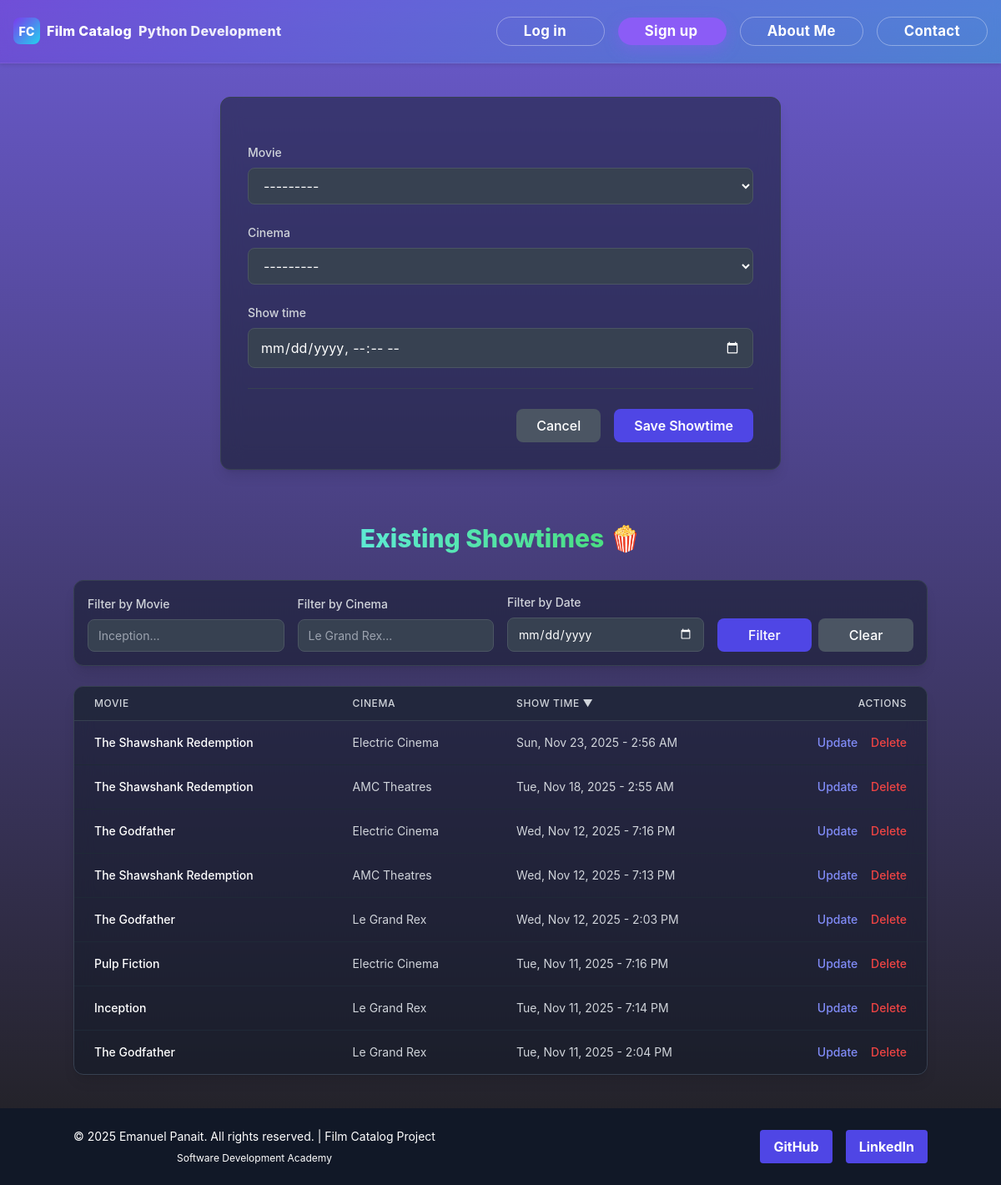
The app's page /showtime_create/, older data.
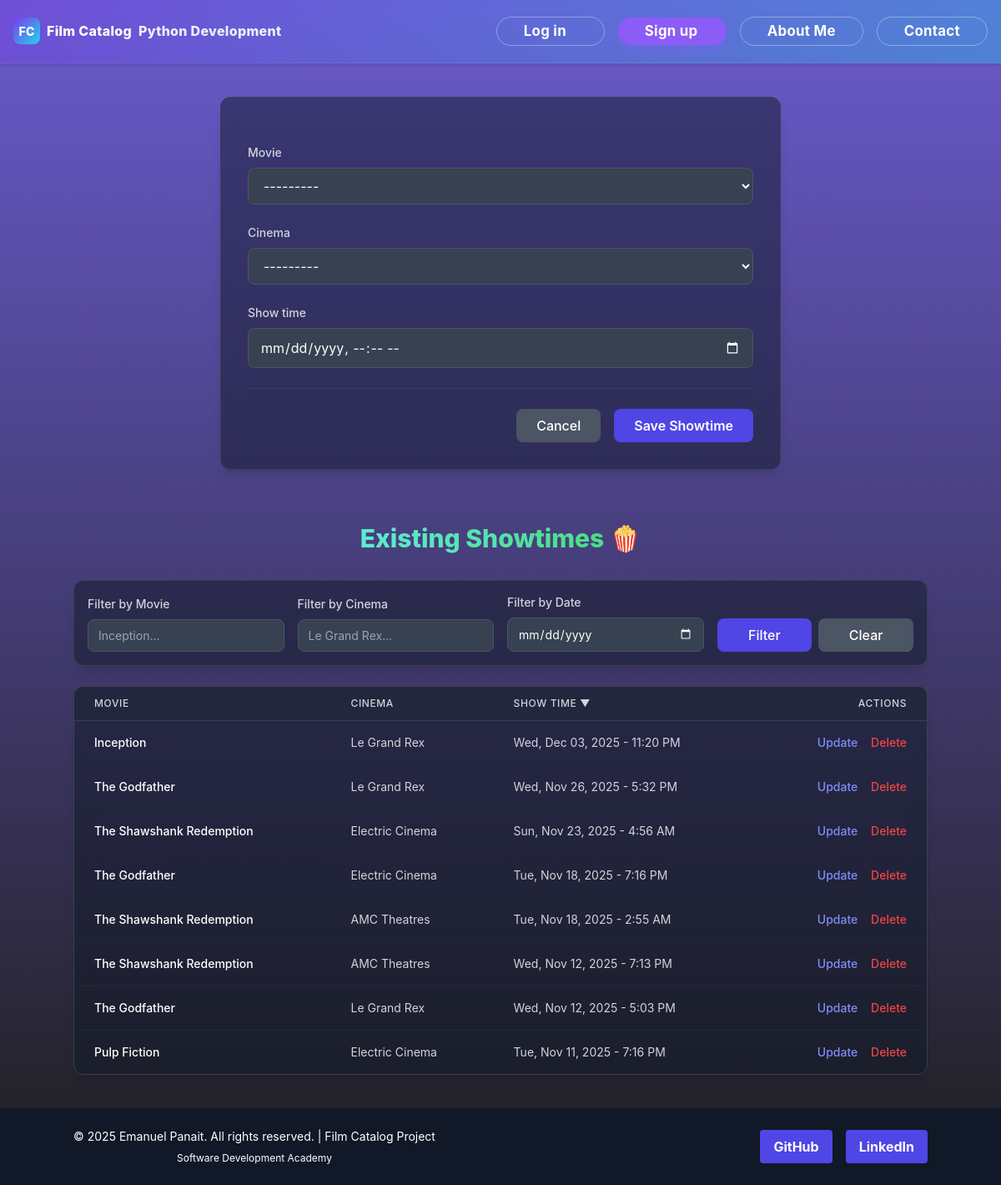
The same page, newer data.
### viewer/models.py (models this page shows, shortened)
class Showtime(models.Model):
    movie = models.ForeignKey(Movie, on_delete=models.CASCADE, related_name="showtimes")
    cinema = models.ForeignKey(Cinema, on_delete=models.CASCADE, related_name="cinema_showtimes")
    show_time = models.DateTimeField()

class Movie(models.Model):
    title = models.CharField(max_length=200, blank=True, null=True)
    director = models.CharField(max_length=200, blank=True, null=True, db_column='director')
    year = models.IntegerField(blank=True, null=True, db_column='year')
    genre_movie = models.CharField(max_length=50, blank=True, null=True, db_column='genre_movie')
    cinema_price = models.IntegerField(blank=True, null=True, db_column='cinema_price')  # deprecated
    bio = models.TextField(blank=True, null=True)
    rating = models.IntegerField(blank=True, null=True, db_column='rating')
    profile_picture = models.ImageField(upload_to='movie_covers/', blank=True, null=True)
    class Meta:
        ordering = ['title']
    def __str__(self):
        return self.title or "Untitled Movie"

class Cinema(models.Model):
    name = models.CharField(max_length=100, blank=True, null=True)
    location = models.CharField(max_length=100, blank=True, null=True)
    price = models.DecimalField(max_digits=10, decimal_places=2, blank=True, null=True)
    Adult_ticket_price = models.IntegerField(blank=True, null=True)
    Child_ticket_price = models.IntegerField(blank=True, null=True)
    Senior_ticket_price = models.IntegerField(blank=True, null=True)
    Student_ticket_price = models.IntegerField(blank=True, null=True)
    weekend_surcharge = models.IntegerField(blank=True, null=True)
    holiday_surcharge = models.IntegerField(blank=True, null=True)
    weekday_discount = models.IntegerField(blank=True, null=True)
    matinee_discount = models.IntegerField(blank=True, null=True)
    def __str__(self):
        return self.name or "Unnamed Cinema"

### viewer/views.py (the view)
# urls.py: path('showtime_create/', views.ShowtimeCreateView.as_view(), name='showtime_create'),
class ShowtimeCreateView(CreateView):
    model = Showtime
    form_class = ShowtimeForm
    template_name = 'add_showtime.html'
    success_url = reverse_lazy('showtime_create')
    def get_context_data(self, **kwargs):
        context = super().get_context_data(**kwargs)
        showtime_list = Showtime.objects.select_related('movie', 'cinema')
        movie_filter = self.request.GET.get('movie_filter', None)
        cinema_filter = self.request.GET.get('cinema_filter', None)
        date_filter = self.request.GET.get('date_filter', None)
        if movie_filter:
            showtime_list = showtime_list.filter(movie__title__icontains=movie_filter)
        if cinema_filter:
            showtime_list = showtime_list.filter(cinema__name__icontains=cinema_filter)
        if date_filter:
            showtime_list = showtime_list.filter(show_time__date=date_filter)
        sort_by = self.request.GET.get('sort', '-show_time')
        valid_sort_fields = [
            'movie__title', '-movie__title', 'cinema__name',
            '-cinema__name', 'show_time', '-show_time'
        ]
        if sort_by not in valid_sort_fields:
            sort_by = '-show_time'
        showtime_list = showtime_list.order_by(sort_by)
        context['showtime_list'] = showtime_list
        context['current_sort'] = sort_by
        return context

### viewer/forms.py
class ShowtimeForm(forms.ModelForm):
    class Meta:
        model = Showtime
        fields = ['movie', 'cinema', 'show_time']
        widgets = {
            'movie': forms.Select(attrs={'class': 'form-control'}),
            'cinema': forms.Select(attrs={'class': 'form-control'}),
            'show_time': forms.DateTimeInput(
                attrs={'type': 'datetime-local', 'class': 'form-control'},
                format='%Y-%m-%dT%H:%M'
            ),
        }
    def __init__(self, *args, **kwargs):
        super().__init__(*args, **kwargs)
        self.fields['movie'].queryset = Movie.objects.all().order_by('title')
        self.fields['cinema'].queryset = Cinema.objects.all().order_by('name')

### viewer/Templates/add_showtime.html (shortened to what the changed rows need)
{% extends 'base.html' %}
{% load static %}
{% load sorting_tags %}
{% block content %}
<div class="w-full max-w-screen-xl mx-auto px-2 sm:px-4 md:px-8 py-10">
    <div class="max-w-5xl mx-auto">
        <h2 class="text-3xl font-extrabold text-white text-center mb-8">
            <span class='bg-clip-text bg-gradient-to-r from-teal-300 to-green-400 text-transparent'>
            </span>
            <span>
                🍿
            </span>
        </h2>
        {% if showtime_list %}
            <div class="bg-gray-900/50 backdrop-blur-md border border-gray-700 rounded-xl shadow-lg overflow-hidden">
                <table class="min-w-full divide-y divide-gray-700">
                    <thead class="bg-gray-800/50">
                        <tr>
                            <th scope="col" class="px-6 py-3 text-left text-xs font-medium text-gray-300 uppercase tracking-wider">
                                {% sorted_url "movie__title" as movie_sort_url %}
                                <a href="?{{ movie_sort_url }}" class="hover:text-white transition">
                                    Movie
                                </a>
                            </th>
                            <th scope="col" class="px-6 py-3 text-left text-xs font-medium text-gray-300 uppercase tracking-wider">
                                {% sorted_url "cinema__name" as cinema_sort_url %}
                                <a href="?{{ cinema_sort_url }}" class="hover:text-white transition">
                                    Cinema
                                </a>
                            </th>
                            <th scope="col" class="px-6 py-3 text-left text-xs font-medium text-gray-300 uppercase tracking-wider">
                                {% sorted_url "show_time" as time_sort_url %}
                                <a href="?{{ time_sort_url }}" class="hover:text-white transition">
                                    Show Time
                                    {% if current_sort == "show_time" %} <span>▲</span>
                                    {% elif current_sort == "-show_time" %} <span>▼</span>
                                    {% endif %}
                                </a>
                            </th>
                            <th scope="col" class="px-6 py-3 text-right text-xs font-medium text-gray-300 uppercase tracking-wider">
                                Actions
                            </th>
                        </tr>
                    </thead>
                    <tbody class="divide-y divide-gray-800">
                        {% for show in showtime_list %}
                        <tr class="hover:bg-gray-800/60 transition">
                            <td class="px-6 py-4 whitespace-nowrap text-sm font-medium text-white">{{ show.movie.title }}</td>
                            <td class="px-6 py-4 whitespace-nowrap text-sm text-gray-300">{{ show.cinema.name }}</td>
                            <td class="px-6 py-4 whitespace-nowrap text-sm text-gray-300">{{ show.show_time|date:"D, M d, Y - g:i A" }}</td>
                            <td class="px-6 py-4 whitespace-nowrap text-right text-sm font-medium space-x-3">
                                <a href="{% url 'showtime_update' show.pk %}" class="text-indigo-400 hover:text-indigo-300 transition">
                                    Update
                                </a>
                                <a href="{% url 'showtime_delete' show.pk %}" class="text-red-500 hover:text-red-400 transition">
                                    Delete
                                </a>
                            </td>
                        </tr>
                        {% endfor %}
                    </tbody>
                </table>
            </div>
        {% else %}
            <div class="text-center py-10 bg-gray-900/50 backdrop-blur-md rounded-xl border border-gray-700">
                <p class="text-gray-400">No showtimes match your filters or none are scheduled.</p> </div>
        {% endif %}
    </div>
</div>
{% endblock %}

Row changes from the older to the newer data that the page shows:
changed Showtime "Inception": show_time "Tue, Nov 11, 2025 - 7:14 PM" → "Wed, Dec 03, 2025 - 11:20 PM"; moves up the list
changed Showtime: show_time "Tue, Nov 11, 2025 - 2:04 PM" → "Wed, Nov 26, 2025 - 5:32 PM"; moves up the list
changed Showtime: show_time "Sun, Nov 23, 2025 - 2:56 AM" → "Sun, Nov 23, 2025 - 4:56 AM"
changed Showtime: show_time "Wed, Nov 12, 2025 - 7:16 PM" → "Tue, Nov 18, 2025 - 7:16 PM"; moves down the list
changed Showtime: show_time "Wed, Nov 12, 2025 - 2:03 PM" → "Wed, Nov 12, 2025 - 5:03 PM"
